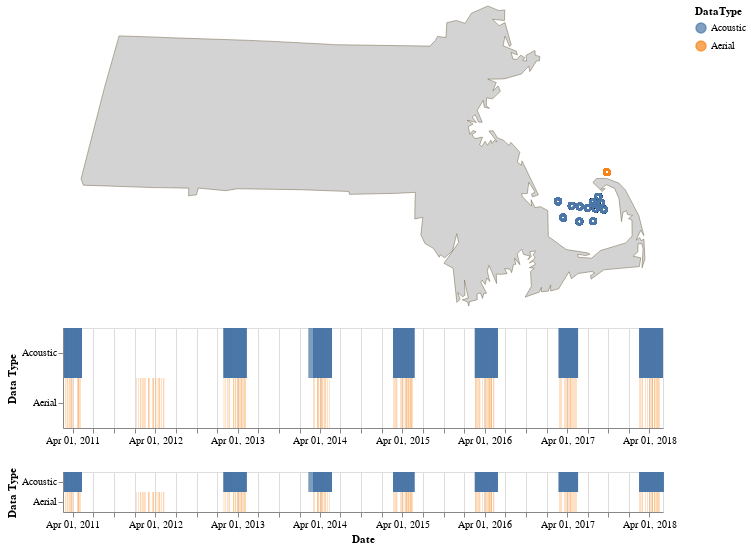

Notebook code for this chart:
### Code cell
# full interactive visual -- try with spatiotemporal acoustic data


interval = alt.selection(type='interval', encodings=['x']) 
# interactive piece
    # different types
    # interactivity along x axis
# selections can have conditions

DataTypeBars = alt.Chart(concat2).mark_rect().encode(
    y = alt.Y('DataType:O', axis=alt.Axis(title='Data Type')),
    color = 'DataType:N'
).properties(
    width = 600
)

timeline_overview = timeline_base.encode(
    x = alt.X(
        'between_days:T', 
        timeUnit = 'yearmonthdate', 
        axis = alt.Axis(title='Date')
    )
).add_selection( # adding interactivity
    interval
).properties(
    height = 40
)

timeline_detail = timeline_base.encode(
    x = alt.X(
        'between_days:T', 
        timeUnit='yearmonthdate',
        axis = alt.Axis(title=''),
        scale = alt.Scale(domain=interval) # using the interactive selection to show X range
    )
).properties(
    height = 100
)

basemap = alt.Chart(mass_land).mark_geoshape(
    fill = 'lightgray', stroke='#706545', strokeWidth=0.5
).project('mercator').properties(
    width = 600,
    height = 300
)

points = alt.Chart(concat2).mark_point().encode(
    longitude = 'longitudeDeployed_DecDeg:Q',
    latitude = 'latitudeDeployed_DecDeg:Q',
    color = 'DataType:N'
).transform_filter(
    interval
).project("mercator").properties( # can put scale parameter
    width = 600,
    height = 300
)

alt.vconcat((basemap + points), timeline_detail, timeline_overview)

### Figure 1 — Vega-Lite specification as saved in the notebook (floating-point values rounded to 4 significant figures; data arrays with more than 128 entries replaced by an {"elided": "..."} marker saying what was removed)
{"config": {"view": {"continuousWidth": 400, "continuousHeight": 300}}, "vconcat": [{"layer": [{"data": {"name": "data-b3b81f9a95642c63fc8177cc6c04402f"}, "mark": {"type": "geoshape", "fill": "lightgray", "stroke": "#706545", "strokeWidth": 0.5}, "height": 300, "projection": {"type": "mercator"}, "width": 600}, {"data": {"name": "data-13303b61d78bd19a38b76ac35456403f"}, "mark": "point", "encoding": {"color": {"type": "nominal", "field": "DataType"}, "latitude": {"field": "latitudeDeployed_DecDeg", "type": "quantitative"}, "longitude": {"field": "longitudeDeployed_DecDeg", "type": "quantitative"}}, "height": 300, "projection": {"type": "mercator"}, "transform": [{"filter": {"selection": "selector003"}}], "width": 600}]}, {"data": {"name": "data-13303b61d78bd19a38b76ac35456403f"}, "mark": "rect", "encoding": {"color": {"type": "nominal", "field": "DataType"}, "x": {"type": "temporal", "axis": {"title": ""}, "field": "between_days", "scale": {"domain": {"selection": "selector003"}}, "timeUnit": "yearmonthdate"}, "y": {"type": "ordinal", "axis": {"title": "Data Type"}, "field": "DataType"}}, "height": 100, "width": 600}, {"data": {"name": "data-13303b61d78bd19a38b76ac35456403f"}, "mark": "rect", "encoding": {"color": {"type": "nominal", "field": "DataType"}, "x": {"type": "temporal", "axis": {"title": "Date"}, "field": "between_days", "timeUnit": "yearmonthdate"}, "y": {"type": "ordinal", "axis": {"title": "Data Type"}, "field": "DataType"}}, "height": 40, "selection": {"selector003": {"type": "interval", "encodings": ["x"]}}, "width": 600}], "$schema": "https://vega.github.io/schema/vega-lite/v4.8.1.json", "datasets": {"data-b3b81f9a95642c63fc8177cc6c04402f": [{"ACRES": 5104000.0, "FIPS": 25, "NAME": "MASSACHUSETTS", "SHAPE_AREA": 20640000000.0, "SHAPE_LEN": 1442000.0, "type": "Feature", "geometry": {"type": "Polygon", "coordinates": {"elided": "1x250x2 float values"}}}], "data-13303b61d78bd19a38b76ac35456403f": {"elided": "3671 records"}}}
